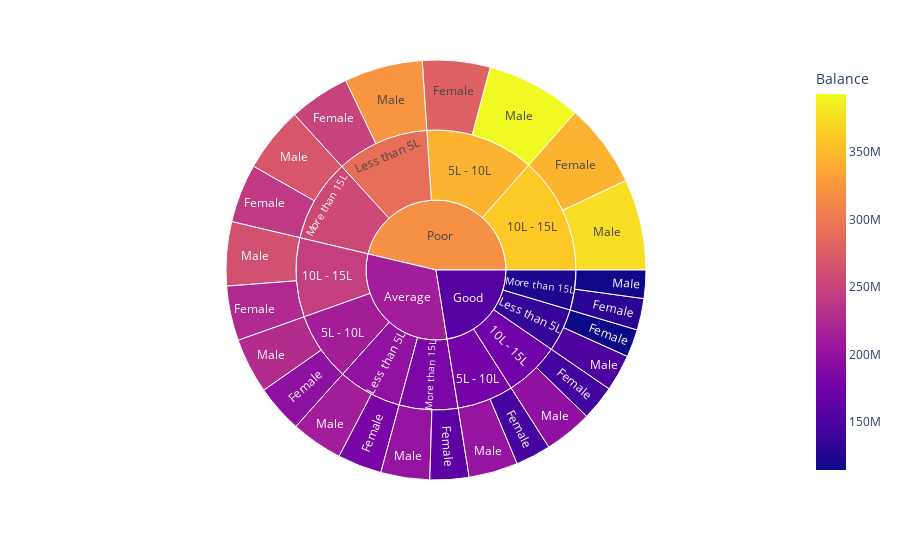

Notebook code for this chart:
### Code cell
px.sunburst(df, path=['Credit_Category', 'Income', 'Gender'], color = 'Balance', values='Balance')

### Figure 1 — Plotly figure (JSON) as saved in the notebook; plotly's stock layout.template omitted (floating-point values rounded to 4 significant figures)
{"data": [{"branchvalues": "total", "customdata": [[224900000.0], [143800000.0], [346100000.0], [196800000.0], [145200000.0], [278400000.0], [181900000.0], [114300000.0], [249900000.0], [160500000.0], [129900000.0], [241700000.0], [263800000.0], [198200000.0], [375200000.0], [228100000.0], [202400000.0], [393200000.0], [213300000.0], [151300000.0], [322800000.0], [201300000.0], [116500000.0], [268400000.0], [245900000.0], [175300000.0], [361300000.0], [213600000.0], [178500000.0], [345600000.0], [198800000.0], [135400000.0], [291000000.0], [183200000.0], [123600000.0], [255700000.0], [213000000.0], [156800000.0], [319000000.0]], "domain": {"x": [0, 1], "y": [0, 1]}, "hovertemplate": "labels=%{label}<br>Balance_sum=%{value}<br>parent=%{parent}<br>id=%{id}<br>Balance=%{color}<extra></extra>", "ids": ["Average/10L - 15L/Female", "Good/10L - 15L/Female", "Poor/10L - 15L/Female", "Average/5L - 10L/Female", "Good/5L - 10L/Female", "Poor/5L - 10L/Female", "Average/Less than 5L/Female", "Good/Less than 5L/Female", "Poor/Less than 5L/Female", "Average/More than 15L/Female", "Good/More than 15L/Female", "Poor/More than 15L/Female", "Average/10L - 15L/Male", "Good/10L - 15L/Male", "Poor/10L - 15L/Male", "Average/5L - 10L/Male", "Good/5L - 10L/Male", "Poor/5L - 10L/Male", "Average/Less than 5L/Male", "Good/Less than 5L/Male", "Poor/Less than 5L/Male", "Average/More than 15L/Male", "Good/More than 15L/Male", "Poor/More than 15L/Male", "Average/10L - 15L", "Good/10L - 15L", "Poor/10L - 15L", "Average/5L - 10L", "Good/5L - 10L", "Poor/5L - 10L", "Average/Less than 5L", "Good/Less than 5L", "Poor/Less than 5L", "Average/More than 15L", "Good/More than 15L", "Poor/More than 15L", "Average", "Good", "Poor"], "labels": ["Female", "Female", "Female", "Female", "Female", "Female", "Female", "Female", "Female", "Female", "Female", "Female", "Male", "Male", "Male", "Male", "Male", "Male", "Male", "Male", "Male", "Male", "Male", "Male", "10L - 15L", "10L - 15L", "10L - 15L", "5L - 10L", "5L - 10L", "5L - 10L", "Less than 5L", "Less than 5L", "Less than 5L", "More than 15L", "More than 15L", "More than 15L", "Average", "Good", "Poor"], "marker": {"coloraxis": "coloraxis", "colors": [224900000.0, 143800000.0, 346100000.0, 196800000.0, 145200000.0, 278400000.0, 181900000.0, 114300000.0, 249900000.0, 160500000.0, 129900000.0, 241700000.0, 263800000.0, 198200000.0, 375200000.0, 228100000.0, 202400000.0, 393200000.0, 213300000.0, 151300000.0, 322800000.0, 201300000.0, 116500000.0, 268400000.0, 245900000.0, 175300000.0, 361300000.0, 213600000.0, 178500000.0, 345600000.0, 198800000.0, 135400000.0, 291000000.0, 183200000.0, 123600000.0, 255700000.0, 213000000.0, 156800000.0, 319000000.0]}, "name": "", "parents": ["Average/10L - 15L", "Good/10L - 15L", "Poor/10L - 15L", "Average/5L - 10L", "Good/5L - 10L", "Poor/5L - 10L", "Average/Less than 5L", "Good/Less than 5L", "Poor/Less than 5L", "Average/More than 15L", "Good/More than 15L", "Poor/More than 15L", "Average/10L - 15L", "Good/10L - 15L", "Poor/10L - 15L", "Average/5L - 10L", "Good/5L - 10L", "Poor/5L - 10L", "Average/Less than 5L", "Good/Less than 5L", "Poor/Less than 5L", "Average/More than 15L", "Good/More than 15L", "Poor/More than 15L", "Average", "Good", "Poor", "Average", "Good", "Poor", "Average", "Good", "Poor", "Average", "Good", "Poor", "", "", ""], "type": "sunburst", "values": [224900000.0, 143800000.0, 346100000.0, 196800000.0, 145200000.0, 278400000.0, 181900000.0, 114300000.0, 249900000.0, 160500000.0, 129900000.0, 241700000.0, 263800000.0, 198200000.0, 375200000.0, 228100000.0, 202400000.0, 393200000.0, 213300000.0, 151300000.0, 322800000.0, 201300000.0, 116500000.0, 268400000.0, 488700000.0, 342000000.0, 721400000.0, 424900000.0, 347600000.0, 671600000.0, 395200000.0, 265600000.0, 572700000.0, 361700000.0, 246400000.0, 510100000.0, 1670000000.0, 1202000000.0, 2476000000.0]}], "layout": {"coloraxis": {"colorbar": {"title": {"text": "Balance"}}, "colorscale": [[0, "#0d0887"], [0.1111, "#46039f"], [0.2222, "#7201a8"], [0.3333, "#9c179e"], [0.4444, "#bd3786"], [0.5556, "#d8576b"], [0.6667, "#ed7953"], [0.7778, "#fb9f3a"], [0.8889, "#fdca26"], [1, "#f0f921"]]}, "legend": {"tracegroupgap": 0}, "margin": {"t": 60}}}
